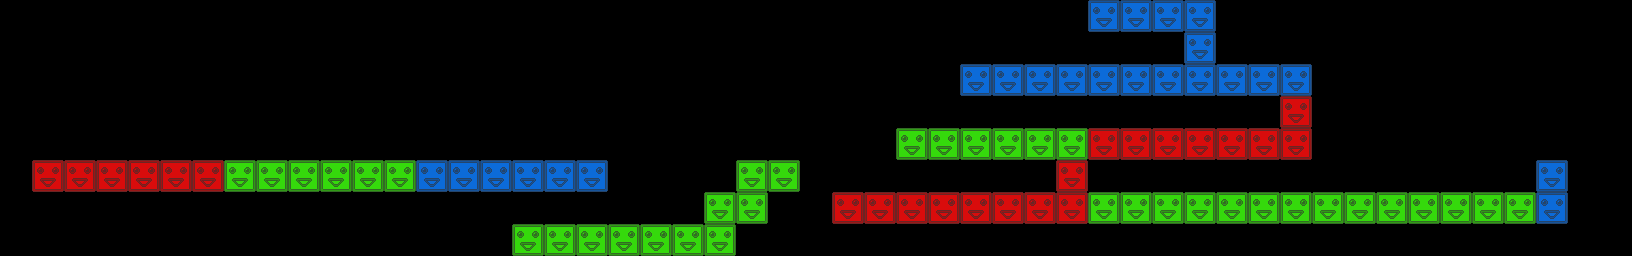

A 2D game scene composited from a Tiled map and its tileset images. What follows is a short description and the map's XML, with each tile layer's data collapsed to a summary:
An orthogonal 51x8 tile map with 32x32 px tiles, 3 tile layers (red, green, blue) and 11 objects.

<map version="1.0" orientation="orthogonal" width="51" height="8" tilewidth="32" tileheight="32">
 <tileset firstgid="1" name="blocks" tilewidth="32" tileheight="32">
  <image source="blocks.png" width="96" height="32" />
 </tileset>
 <layer name="red" width="51" height="8">
  <data>[408 cells, 23 non-empty, 1 distinct tile ids]</data>
 </layer>
 <layer name="green" width="51" height="8">
  <data>[408 cells, 37 non-empty, 1 distinct tile ids]</data>
 </layer>
 <layer name="blue" width="51" height="8">
  <data>[408 cells, 24 non-empty, 1 distinct tile ids]</data>
 </layer>
 <objectgroup name="crystals" width="51" height="8">
  <object x="593" y="82">
   <ellipse />
  </object>
  <object x="754" y="143">
   <ellipse />
  </object>
  <object x="786" y="143">
   <ellipse />
  </object>
  <object x="1009" y="176">
   <ellipse />
  </object>
  <object x="1136" y="49">
   <ellipse />
  </object>
 </objectgroup>
 <objectgroup name="spikes" width="51" height="8">
  <object x="242" y="144">
   <ellipse />
  </object>
  <object x="402" y="144">
   <ellipse />
  </object>
  <object x="433" y="144">
   <ellipse />
  </object>
  <object x="593" y="145">
   <ellipse />
  </object>
  <object x="592" y="113">
   <ellipse />
  </object>
  <object x="1584" y="145">
   <ellipse />
  </object>
 </objectgroup>
</map>
